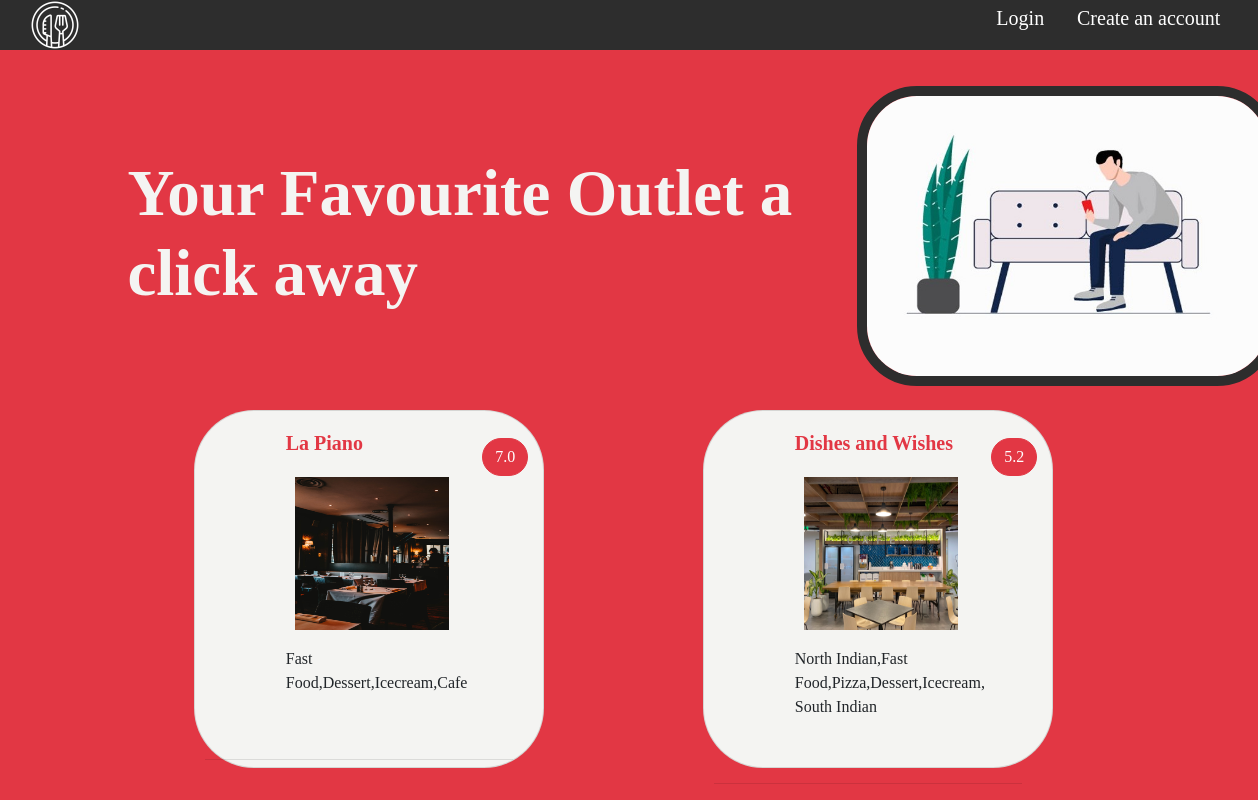
Page /User.php on the committed database.
### tables this page shows
CREATE TABLE `restaurants` (
  `rest_username` varchar(30) NOT NULL,
  `rest_password` varchar(30) NOT NULL,
  `rest_id` int(100) NOT NULL,
  `rest_ownername` varchar(100) DEFAULT NULL,
  `rest_name` varchar(100) DEFAULT NULL,
  `rest_address` varchar(500) DEFAULT NULL,
  `rest_email` varchar(50) DEFAULT NULL,
  `rest_open` varchar(5) DEFAULT NULL,
  `rest_close` varchar(5) DEFAULT NULL,
  `rest_rating` float(2,1) DEFAULT NULL,
  `rest_image` varchar(255) DEFAULT NULL,
  `rest_cuisine` varchar(100) DEFAULT NULL
);

### User.php (the view, shortened to what this page needs)
<?php
include 'includes/dbh.inc.php';
$sqlRest = "SELECT * from restaurants";
$result = mysqli_query($conn, $sqlRest);
?>
<!DOCTYPE html>
<html>
<head>
	<link rel="stylesheet" href="https://stackpath.bootstrapcdn.com/bootstrap/4.1.3/css/bootstrap.min.css">
	<link href="http://fonts.cdnfonts.com/css/metropolis-2" rel="stylesheet">
	<link rel="stylesheet" href="https://cdnjs.cloudflare.com/ajax/libs/font-awesome/4.7.0/css/font-awesome.min.css">
	<link rel="stylesheet" type="text/css" href="./css/index.css">
</head>
<body>
	<header>
		<img class="logo" src="./rest_images/logo.png" alt="LOGO">
		<a href="logsignup/login.php" class="loginbutton " data-toggle="modal" data-target="#login">Login</a>
		<a href="logsignup/signup.php" class=" signupbutton" data-toggle="modal" data-target="#signup">Create an account</a>
	</header>
	<div class="container">
		<h2 class="tagline" style="margin-top: 1%;">Your Favourite Outlet a click away</h2>
		<img class="intro" src="./rest_images/clickaway.jpg">
		<?php
		$c = 0;
		if (mysqli_num_rows($result) > 0) {
			while ($row = mysqli_fetch_array($result)) {
				$name =  $row['rest_name'];
				$image = $row['rest_image'];
				$rating = $row['rest_rating'];
				$cuisine = $row['rest_cuisine'];
				$c++;
		?>
		<?php if ($c % 2 == 1) {
					$offset = '<div class="row"><div class="offset-2 card mt-5 mr-4"><div class="row">
					<div class="col-sm-3"><img src="' . $image . '"></div>
					<div class="col-sm-9">
						<div class="row">
							<div class="col-sm-10"><h5>' . $name . '</h5></div>
							<div class="col-sm-2"><button class="btn btn-success">' . $rating . '</button></div>
						</div>
						<div class="row">
							<div class="cus col-sm-12">' . $cuisine . '</div>
						</div>
					</div>
				</div>
				<br><br>
				<hr>
				</div>';
					echo $offset;
				} else {
					$normal = '<div class="card mt-5"><div class="row">
					<div class="col-sm-3"><img src="' . $image . '"></div>
						<div class="col-sm-9">
							<div class="row">
								<div class="col-sm-10"><h5>' . $name . '</h5></div>
								<div class="col-sm-2"><button class="btn btn-success">' . $rating . '</button></div>
							</div>
							<div class="row">
								<div class="cus col-sm-12">' . $cuisine . '</div>
							</div>
						</div>
					</div><br><br>
					<hr>
				</div></div>';
					echo $normal;
				}
			}
		}
		?>
	</div>
</body>

### css/index.css (style rules this page uses)
* { margin:0px; font-family: Gilroy; }
body { background-color: #E23744; }
header { width: 100%; height: 50px; color:#fff; position: relative; background-color: #2D2D2D; }
.tagline { position: absolute; width: 668px; height: 172px; left: 6%; top: 10%; font-family: Gilroy; font-style: normal; font-weight: 800; font-size: 65px; line-height: 80px; color: #F4F4F2; }
.loginbutton { display: block; border-radius: 25px !important; text-decoration: none; color: white; font-size: 20px; position: absolute; right: 17%; top: 5%; }
.signupbutton { display: block; text-decoration: none; color: white; font-size: 20px; position: absolute; right: 3%; top: 5%; }
.intro { position: absolute; width: 420px; height: 300px; left: 70%; top: 2%; border-style: solid; border-width: 10px; border-radius: 60px; border-color: #2D2D2D; }
.container { position: relative; }
.card { background-color: #F4F4F2; border-radius: 60px; margin-left: 12% !important; margin-top: 30% !important; width: 350px; height: 358px; padding: 10px; padding-right: 30px; }
.cus { margin-top: 160px; }
.row { margin-top: 2%; margin-right: 0px; }
.card h5 { bottom: 1%; color: #E23744; font-weight: bold; font-size: 20px; margin-bottom: 5px !important; }
.card img { display: block; margin-top: 50px; margin-left: 90px; width: 154px; height: 153px; }
.logo { filter: invert(100%); width: 50px; height: 50px; margin-left: 30px; }
.btn-success { margin:7px !important; border-radius:20px; background-color: #E23744 !important; border-color:#E23744 !important; }

### rows in the picture
restaurants: rest_image (picture), rest_name "La Piano", rest_rating "7.0", rest_cuisine "Fast Food,Dessert,Icecream,Cafe"
restaurants: rest_image (picture), rest_name "Dishes and Wishes", rest_rating "5.2", rest_cuisine "North Indian,Fast Food,Pizza,Dessert,Icecream,South Indian"
